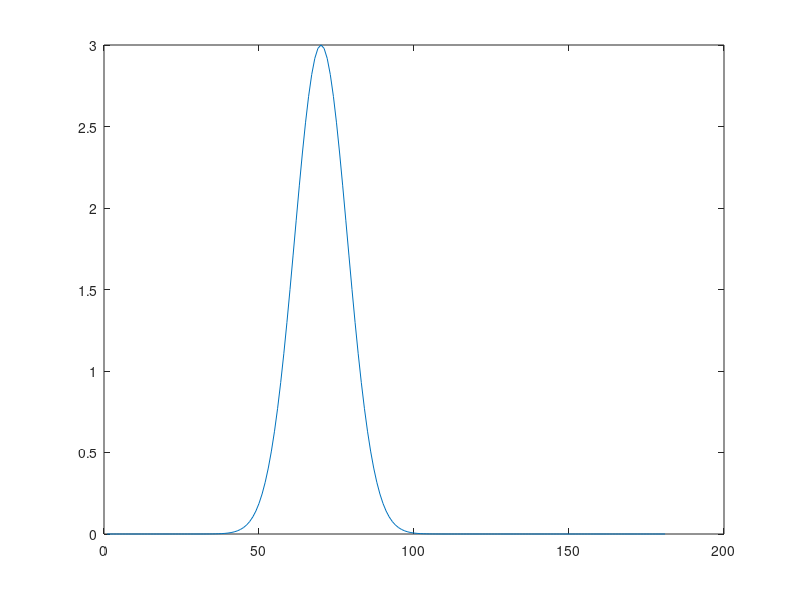

Recreate this plot in MATLAB.
clear

trainPrd = 60;
trainDur = 100;
trainWid = 120;
trainDly = 50;
trainAmp = 2;
A2V = 0.5;

y =zeros(1,181);

gausAmp = 3;
gausCent =70;
gausLeftWid = 10;
gausRightWid = 10;

gausInds = cumsum(ones(1,181));
% up gaussian
upInds = 1:(gausCent+1);
y(upInds) = gausAmp*exp(-log(2)*((gausInds(upInds)-gausCent)/gausLeftWid).^2);

% down gaussian
downInds = (gausCent+1):170;
y(downInds) = gausAmp*exp(-log(2)*((gausInds(downInds)-gausCent)/gausRightWid).^2);

plot(y)

% prdTs = round(1/trainPrd*1000);
% width = round(1/trainWid*1000);
% numIn1s = ceil(1000/prdTs);
% single_spike = zeros(1,prdTs+1);
% single_spike(1:width+1) = trainAmp/A2V;
% all_spikes = repmat(single_spike, 1, numIn1s);
% spike_y = all_spikes(1:1001);
% 
% sample_spikes = zeros(1,trainDur+1);
% sample_spikes(1:2:end) = trainAmp;
% y((trainDly+1):(trainDly+trainDur+1)) = y((trainDly+1):(trainDly+trainDur+1)) + sample_spikes;
% plot(y);
% 
% 
% 
% train_y = zeros(1,181);
% single_pulse = zeros(1,trainPrd+1); 
% single_pulse(1:trainWid+1) = trainAmp/A2V;
% all_pulses = repmat(single_pulse, 1, ceil(trainDur/trainPrd));
% all_pulses = all_pulses(1:trainDur+1);
% 
% train_inds = [(trainDly+1):(trainDly+trainDur+1)];
% train_y(train_inds) = all_pulses;    
% 
% plot(train_y);
% 
% triAmp = 3;
% triDly = 50;
% triPk = 100;
% triDur = 70;
% triSlopeUp = triAmp/(triPk-triDly);
% triSlopeDown = triAmp/(triPk-triDly-triDur);
% 
% triPulseUp = ([triDly:triPk]-triDly)*triSlopeUp;
% triPulseDown = (0:(triDur+triDly-triPk))*triSlopeDown+triAmp;
% triPulse = [triPulseUp, triPulseDown];
% 
% plot(triPulse);